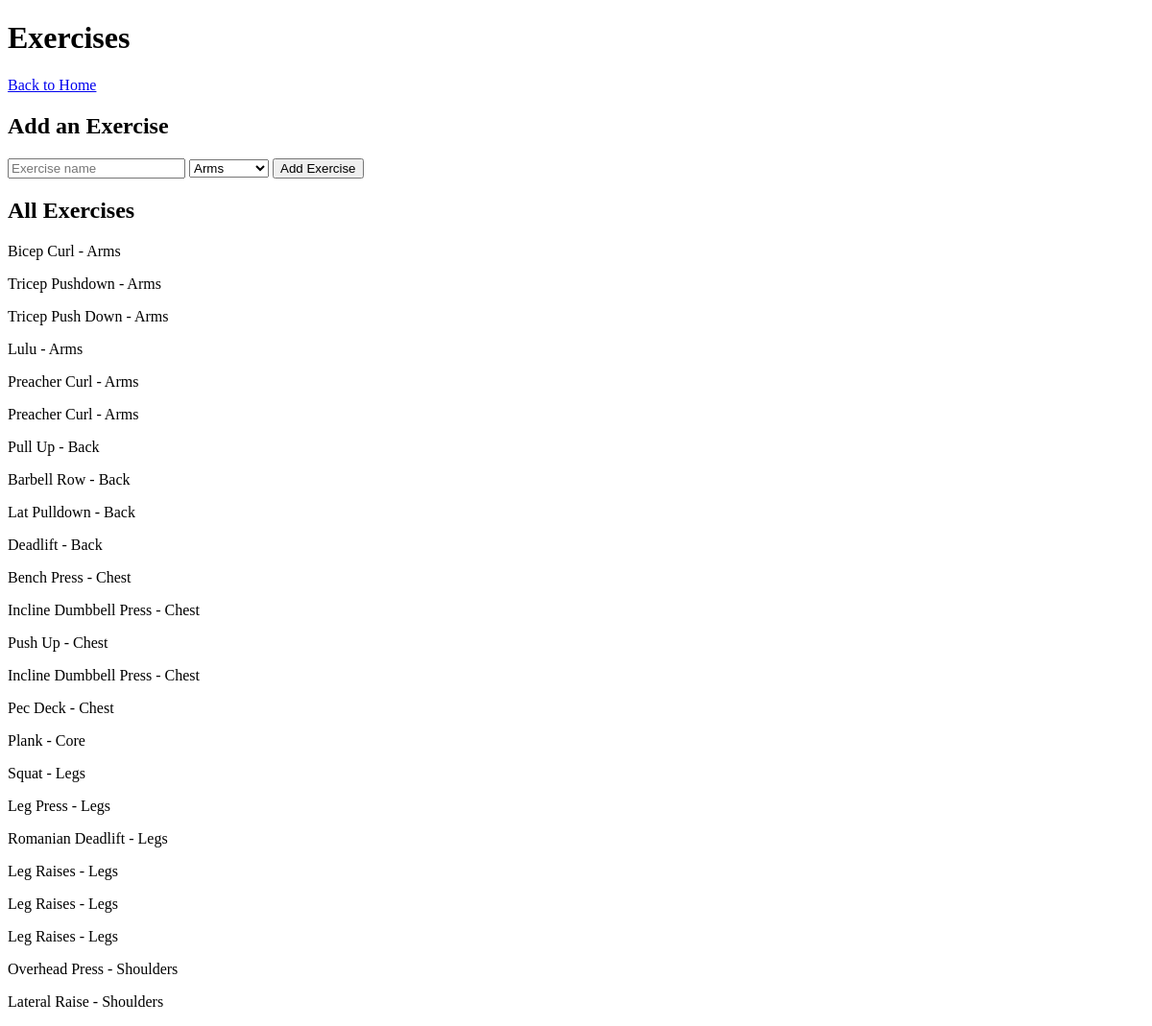
The app's page /exercises, older data.
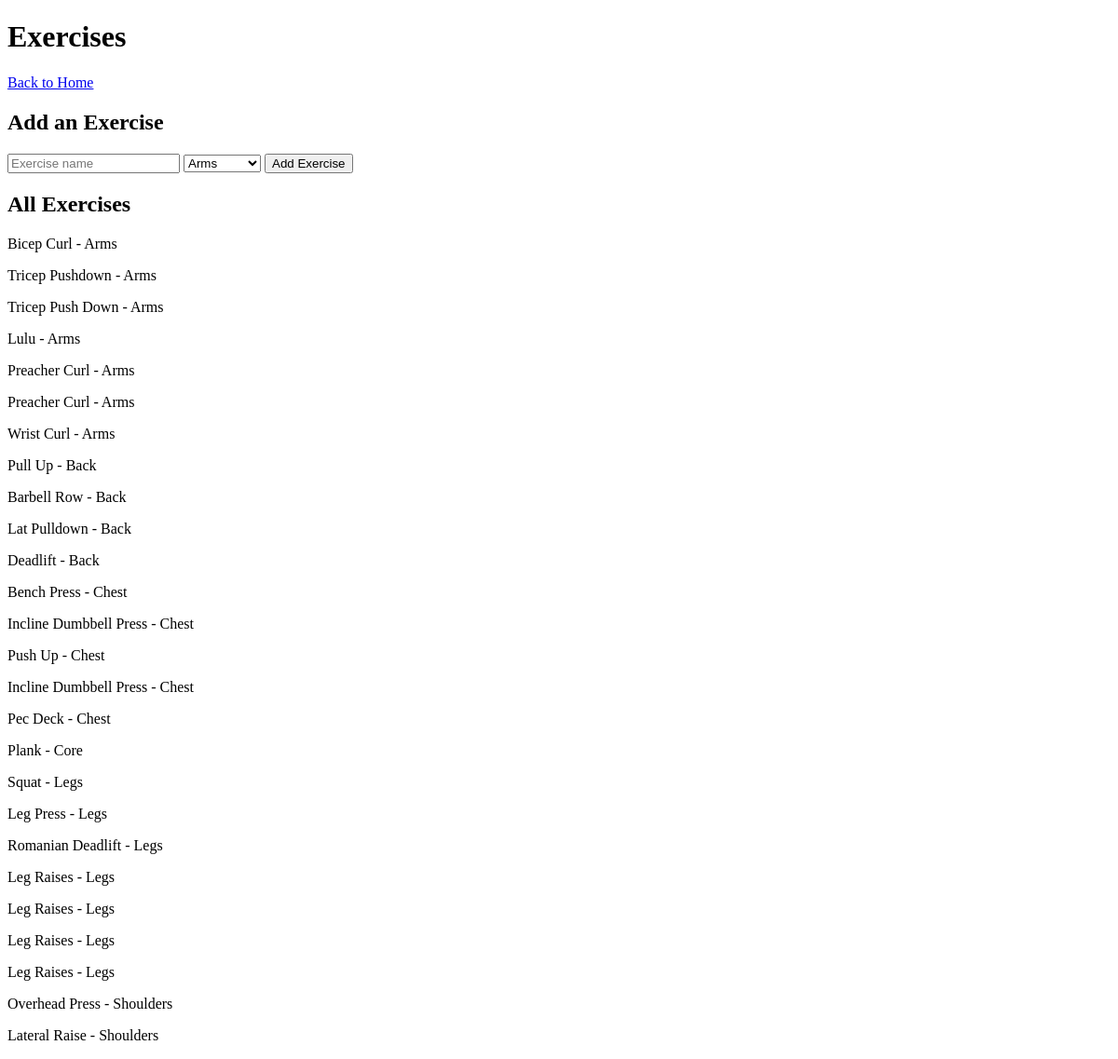
The same page, newer data.
### tables this page shows
CREATE TABLE exercises (
            id INTEGER PRIMARY KEY AUTOINCREMENT,
            name TEXT NOT NULL,
            muscle_group TEXT NOT NULL
        );

### app.py (the view)
@app.route("/exercises")
def exercises():
    conn = get_db()
    cursor = conn.cursor()
    cursor.execute("SELECT * FROM exercises ORDER BY muscle_group")
    exercises = cursor.fetchall()
    conn.close()
    return render_template("exercises.html", exercises=exercises)

### app.py (called while the page is built)
def get_db():
    conn = sqlite3.connect(DB_PATH)
    conn.row_factory = sqlite3.Row
    return conn

### templates/exercises.html (shortened to what this page needs)
<!DOCTYPE html>
<html lang="en">
<head>
</head>
<body>
    <h1>Exercises</h1>
    <a href="/">Back to Home</a>
    <h2>Add an Exercise</h2>
    <form action="/add-exercise" method="POST">
        <input type="text" name="name" placeholder="Exercise name" required>
        <select name="muscle_group">
            <option value="Arms">Arms</option>
        </select>
        <button type="submit">Add Exercise</button>
    </form>
    <h2>All Exercises</h2>
    {% for exercise in exercises %}
        <p>{{ exercise.name }} - {{ exercise.muscle_group }}</p>
    {% endfor %}
</body>
</html>

Row changes from the older to the newer data that the page shows:
added exercises: name "Wrist Curl", muscle_group "Arms"
added exercises: name "Leg Raises", muscle_group "Legs"
